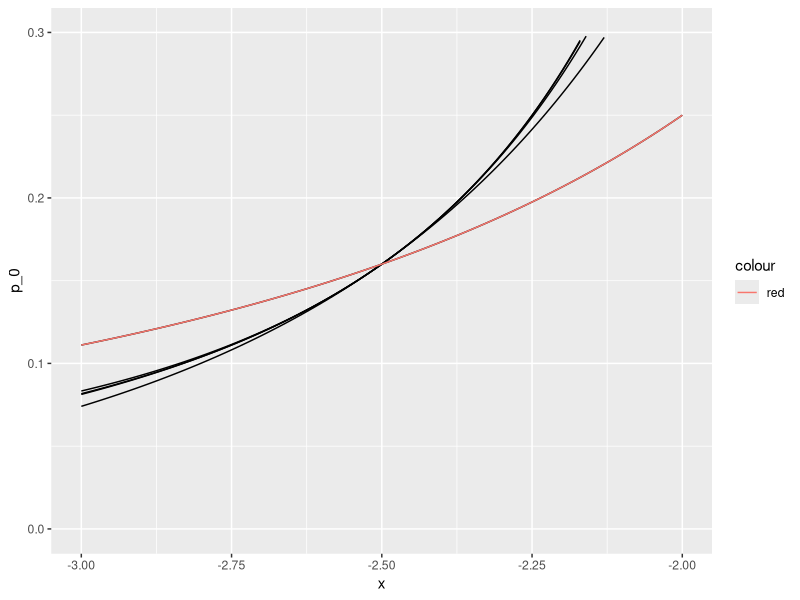

Recreate this plot in R.

library(ggplot2)
library(tidyverse)

#definimos la función original
f <- function(x){
  return(1/x^2)
}
#definirmos la función de Taylor con n derivadas
P_n <- function(x,x_0,n){
  p <- 0
  i <- 0
  while(i<=n){
    g <- ((-1)^i*(i+1)*(x-x_0)^i)/(x^(i+2))
    p <- p+g
    i <- i+1
  }
  return(p)
}

x_0 <- -2.5
n <- c(0:4)
x <- c(seq(from=-3,to=-2,by=0.01))
#evaluamos la función en el intervalo [-3,-2]
f_v <- f(x)
#evaluamos para n de 0 a 4
p_n <- data.frame(p_0=P_n(x,x_0,0), p_1=P_n(x,x_0,1), p_2= P_n(x,x_0,2),p_3= P_n(x,x_0,3),p_4= P_n(x,x_0,4),x,f_v)



#graficamos las funciones obtenidas por taylor vs original

ggplot(p_n)+geom_line(aes(x=x,y=p_0))+geom_line(aes(x=x,y=p_1))+geom_line(aes(x=x,y=p_2))+geom_line(aes(x=x,y=p_3))+geom_line(aes(x=x,y=p_4))+geom_line(aes(x=x,y=f_v,colour='red'))+ylim(c(0,0.3))

